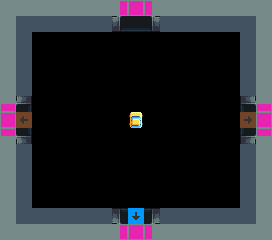

Tiled map render using the project's own tile images. Description and the whole map definition, tile-layer contents included, below:
An orthogonal 17x15 tile map with 16x16 px tiles, 1 tile layer (main) and 2 objects (link dungeon1, info).

<map version="1.0" tiledversion="1.0.2" orientation="orthogonal" renderorder="right-down" width="17" height="15" tilewidth="16" tileheight="16" nextobjectid="7">
 <properties>
  <property name="tileset" value="tileset" />
  <property name="type" value="dungeon" />
 </properties>
 <tileset firstgid="1" source="editor.tsx" />
 <layer name="main" width="17" height="15">
  <data encoding="csv">
69,69,69,69,69,69,69,81,82,83,69,69,69,69,69,69,69,
69,65,65,65,65,65,65,89,90,91,65,65,65,65,65,65,69,
69,65,0,0,0,0,0,0,0,0,0,0,0,0,0,65,69,
69,65,0,0,0,0,0,0,0,0,0,0,0,0,0,65,69,
69,65,0,0,0,0,0,0,0,0,0,0,0,0,0,65,69,
69,65,0,0,0,0,0,0,0,0,0,0,0,0,0,65,69,
78,79,0,0,0,0,0,0,0,0,0,0,0,0,0,77,78,
86,6,0,0,0,0,0,0,3,0,0,0,0,0,0,5,86,
94,95,0,0,0,0,0,0,0,0,0,0,0,0,0,93,94,
69,65,0,0,0,0,0,0,0,0,0,0,0,0,0,65,69,
69,65,0,0,0,0,0,0,0,0,0,0,0,0,0,65,69,
69,65,0,0,0,0,0,0,0,0,0,0,0,0,0,65,69,
69,65,0,0,0,0,0,0,0,0,0,0,0,0,0,65,69,
69,65,65,65,65,65,65,73,32,75,65,65,65,65,65,65,69,
69,69,69,69,69,69,69,81,82,83,69,69,69,69,69,69,69
</data>
 </layer>
 <objectgroup name="object">
  <object id="1" name="link dungeon1" x="118.364" y="-0.0606061" width="35.697" height="10.9697">
   <properties>
    <property name="target" value="dungeon1" />
    <property name="type" value="Link" />
   </properties>
  </object>
  <object id="4" name="info" x="175.333" y="57" width="44.6667" height="42">
   <properties>
    <property name="text" value="Hello World" />
    <property name="type" value="Info" />
   </properties>
  </object>
 </objectgroup>
</map>
